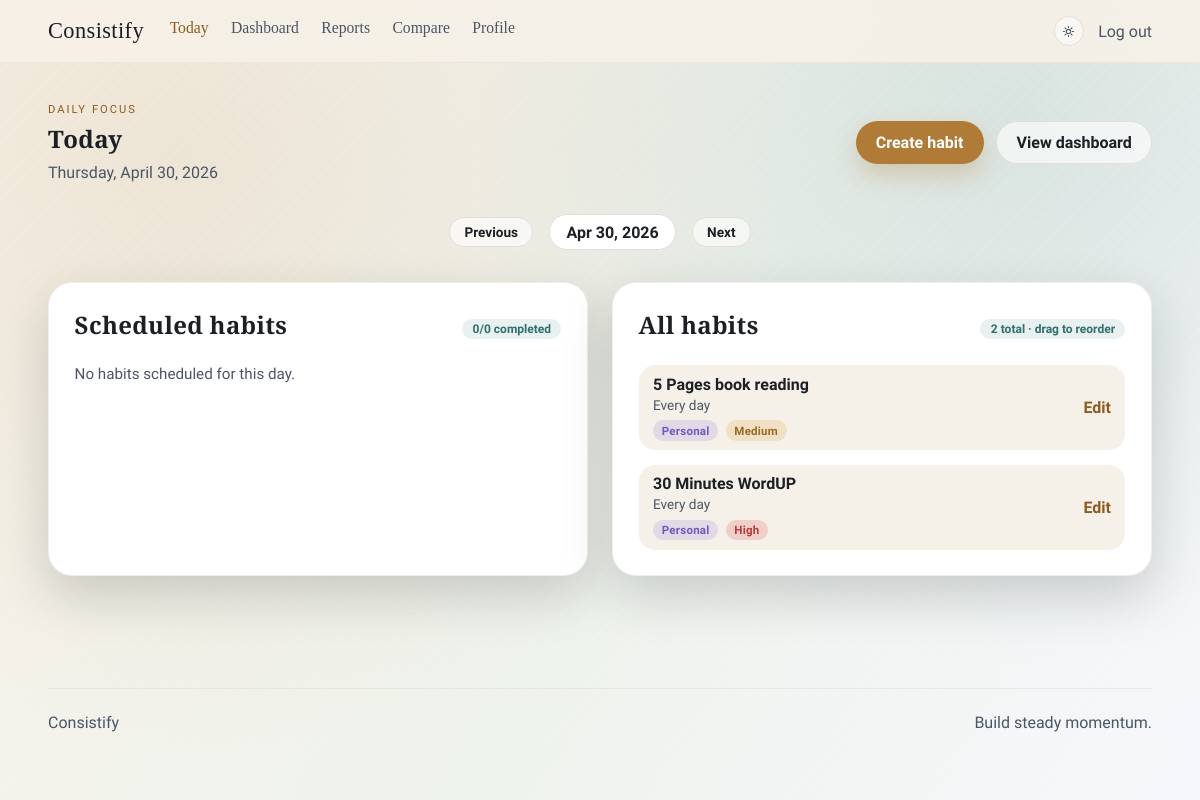
Page /today/?date=2026-04-30 (signed in) on the earlier database version.
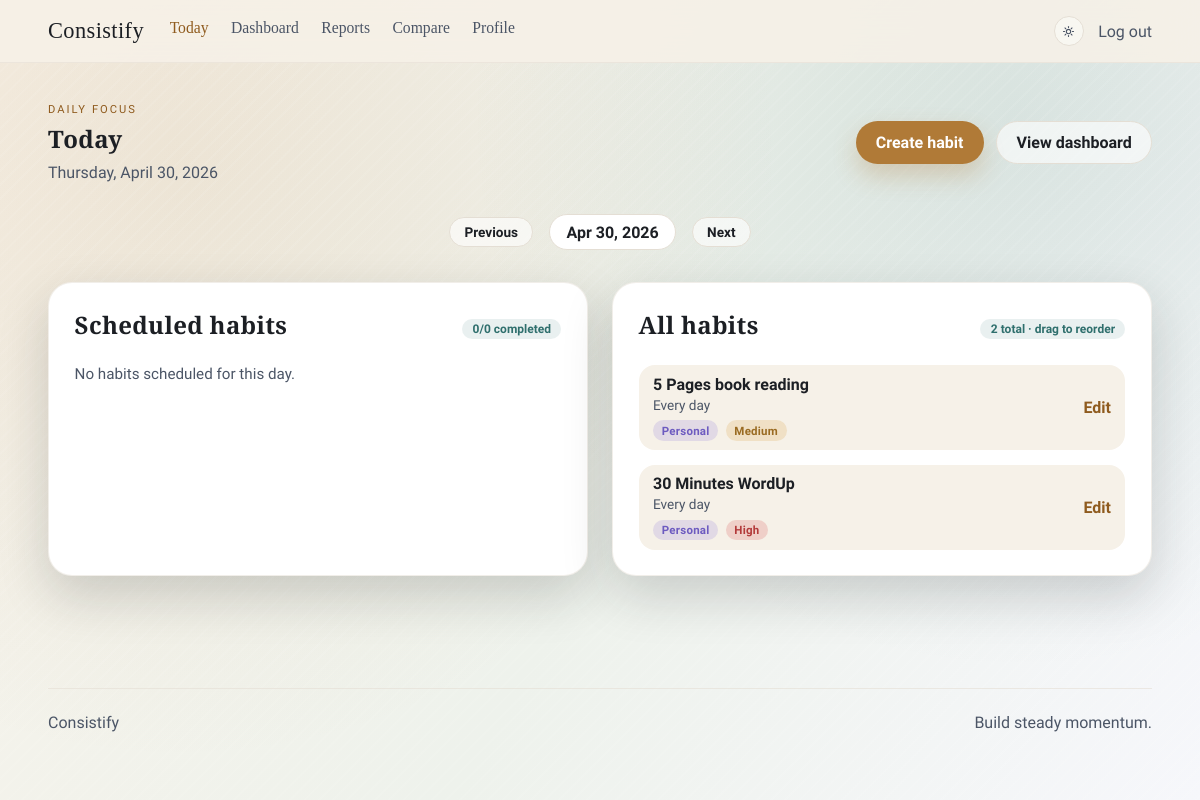
Same page on the later database version.
### habits/models.py (models this page shows, shortened)
class Habit(models.Model):
    HABIT_BINARY = "binary"
    HABIT_PARTIAL = "partial"
    HABIT_QUANTITATIVE = "quantitative"
    HABIT_TYPE_CHOICES = [
        (HABIT_BINARY, "Binary (Done / Not Done)"),
        (HABIT_PARTIAL, "Partial (0-100%)"),
        (HABIT_QUANTITATIVE, "Quantitative (Target value)"),
    ]
    SCHEDULE_DAILY = "daily"
    SCHEDULE_WEEKLY = "weekly"
    SCHEDULE_DAYS = "days"
    SCHEDULE_INTERVAL = "interval"
    SCHEDULE_CHOICES = [
        (SCHEDULE_DAILY, "Daily"),
        (SCHEDULE_WEEKLY, "Weekly"),
        (SCHEDULE_DAYS, "Specific days"),
        (SCHEDULE_INTERVAL, "Custom interval"),
    ]
    CATEGORY_HEALTH = "health"
    CATEGORY_STUDY = "study"
    CATEGORY_WORK = "work"
    CATEGORY_PERSONAL = "personal"
    CATEGORY_CHOICES = [
        (CATEGORY_HEALTH, "Health"),
        (CATEGORY_STUDY, "Study"),
        (CATEGORY_WORK, "Work"),
        (CATEGORY_PERSONAL, "Personal"),
    ]
    PRIORITY_HIGH = "high"
    PRIORITY_MEDIUM = "medium"
    PRIORITY_LOW = "low"
    PRIORITY_CHOICES = [
        (PRIORITY_HIGH, "High"),
        (PRIORITY_MEDIUM, "Medium"),
        (PRIORITY_LOW, "Low"),
    ]
    user = models.ForeignKey(settings.AUTH_USER_MODEL, on_delete=models.CASCADE)
    name = models.CharField(max_length=120)
    description = models.TextField(blank=True)
    habit_type = models.CharField(
        max_length=14,
        choices=HABIT_TYPE_CHOICES,
        default=HABIT_BINARY,
    )
    target_value = models.DecimalField(
        max_digits=8,
        decimal_places=2,
        null=True,
        blank=True,
    )
    unit = models.CharField(max_length=24, blank=True)
    schedule_type = models.CharField(max_length=12, choices=SCHEDULE_CHOICES)
    category = models.CharField(
        max_length=12,
        choices=CATEGORY_CHOICES,
        default=CATEGORY_PERSONAL,
    )
    priority = models.CharField(
        max_length=6,
        choices=PRIORITY_CHOICES,
        default=PRIORITY_MEDIUM,
    )
    tags = models.CharField(max_length=255, blank=True)
    sort_order = models.PositiveIntegerField(default=0)
    start_date = models.DateField(default=timezone.localdate)
    interval_days = models.PositiveSmallIntegerField(default=1)
    weekly_interval = models.PositiveSmallIntegerField(default=1)
    days_of_week = models.CharField(max_length=20, blank=True)
    created_at = models.DateTimeField(auto_now_add=True)
    updated_at = models.DateTimeField(auto_now=True)
    class Meta:
        ordering = ["sort_order", "name"]
    def get_tags(self):
        if not self.tags:
            return []
        return [tag.strip() for tag in self.tags.split(",") if tag.strip()]
    def is_scheduled_on(self, target_date):
        if target_date < self.start_date:
            return False
    @property
    def schedule_summary(self):
        if self.schedule_type == self.SCHEDULE_DAILY:
            return "Every day"

### habits/views.py (the view)
# urls.py: path("today/", views.habit_list, name="today"),
@login_required
def habit_list(request):
    target_date = _get_date_from_request(request)
    habits = list(Habit.objects.filter(user=request.user).order_by("sort_order", "name"))
    completions = HabitCompletion.objects.filter(habit__in=habits, date=target_date)
    completion_map = {completion.habit_id: completion for completion in completions}
    scheduled_habits = []
    for habit in habits:
        if habit.is_scheduled_on(target_date):
            completion = completion_map.get(habit.id)
            completion_percentage = (
                float(completion.completion_percentage) if completion else 0.0
            )
            raw_value = None
            if completion and completion.raw_value is not None:
                raw_value = float(completion.raw_value)
                if habit.habit_type == Habit.HABIT_QUANTITATIVE:
                    raw_value = int(raw_value)
            scheduled_habits.append(
                {
                    "habit": habit,
                    "completed": completion_percentage >= 100,
                    "completion_percentage": completion_percentage,
                    "raw_value": raw_value,
                    "tags": habit.get_tags(),
                }
            )
    completed_count = sum(
        1 for item in scheduled_habits if item["completion_percentage"] >= 100
    )
    context = {
        "target_date": target_date,
        "prev_date": target_date - timedelta(days=1),
        "next_date": target_date + timedelta(days=1),
        "scheduled_habits": scheduled_habits,
        "scheduled_count": len(scheduled_habits),
        "completed_count": completed_count,
        "habits": habits,
        "all_count": len(habits),
    }
    return render(request, "habits/habit_list.html", context)

### habits/views.py (called while the page is built)
def _get_date_from_request(request):
    raw_date = request.GET.get("date") or request.POST.get("date")
    if raw_date:
        parsed = parse_date(raw_date)
        if parsed:
            return parsed
    return timezone.localdate()

### habits/templates/habits/habit_list.html (shortened to what the changed rows need)
{% extends "habits/base.html" %}
{% block content %}
<section class="hero">
    <div>
        <h1>Today</h1>
    </div>
</section>
<section class="card-grid">
    <div class="card" style="--i: 0;">
        <div class="card-header">
            <h2>Scheduled habits</h2>
        </div>
    </div>
    <div class="card" style="--i: 1;">
        <div class="card-header">
            <h2>All habits</h2>
        </div>
        {% if habits %}
            <ul class="habit-list" id="habitSortList" data-reorder-url="{% url 'habits:reorder_habits' %}">
                {% for habit in habits %}
                    <li class="habit-row compact reorder-item" style="--i: {{ forloop.counter0 }};" draggable="true" data-habit-id="{{ habit.id }}">
                        <div>
                            <a class="habit-name" href="{% url 'habits:habit_detail' habit.id %}">{{ habit.name }}</a>
                            <p class="habit-meta">{{ habit.schedule_summary }}</p>
                            <div class="habit-flags">
                                <span class="badge category {{ habit.category }}">{{ habit.get_category_display }}</span>
                                <span class="badge priority {{ habit.priority }}">{{ habit.get_priority_display }}</span>
                            </div>
                        </div>
                        <a class="link" href="{% url 'habits:habit_edit' habit.id %}">Edit</a>
                    </li>
                {% endfor %}
            </ul>
        {% else %}
            <p class="empty">Create your first habit to build momentum.</p>
        {% endif %}
    </div>
</section>
{% endblock %}

Differences in the rows shown:
changed Habit "High": name "30 Minutes WordUP" → "30 Minutes WordUp"
